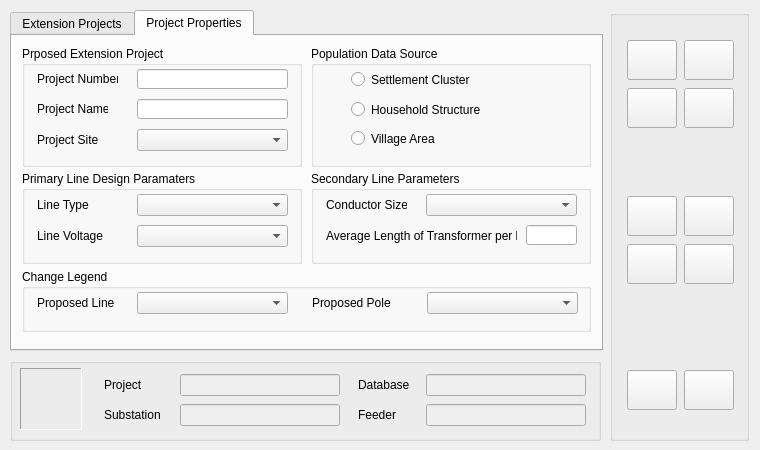
<?xml version="1.0" encoding="UTF-8"?>
<ui version="4.0">
 <class>frmFinance</class>
 <widget class="QMainWindow" name="frmFinance">
  <property name="geometry">
   <rect>
    <x>0</x>
    <y>0</y>
    <width>760</width>
    <height>450</height>
   </rect>
  </property>
  <property name="sizePolicy">
   <sizepolicy hsizetype="Fixed" vsizetype="Fixed">
    <horstretch>0</horstretch>
    <verstretch>0</verstretch>
   </sizepolicy>
  </property>
  <property name="minimumSize">
   <size>
    <width>760</width>
    <height>450</height>
   </size>
  </property>
  <property name="maximumSize">
   <size>
    <width>760</width>
    <height>450</height>
   </size>
  </property>
  <property name="windowTitle">
   <string>Financial Analysis</string>
  </property>
  <property name="windowIcon">
   <iconset resource="../Resources/FormIcons/resources.qrc">
    <normaloff>:/plugins/ElectricSystems/Resources/FormIcons/formfinance.png</normaloff>:/plugins/ElectricSystems/Resources/FormIcons/formfinance.png</iconset>
  </property>
  <property name="windowOpacity">
   <double>1.000000000000000</double>
  </property>
  <widget class="QWidget" name="centralwidget">
   <widget class="QGroupBox" name="groupBox">
    <property name="geometry">
     <rect>
      <x>10</x>
      <y>358</y>
      <width>591</width>
      <height>83</height>
     </rect>
    </property>
    <property name="title">
     <string/>
    </property>
    <widget class="QLabel" name="label">
     <property name="geometry">
      <rect>
       <x>94</x>
       <y>19</y>
       <width>71</width>
       <height>16</height>
      </rect>
     </property>
     <property name="text">
      <string>Project</string>
     </property>
    </widget>
    <widget class="QLineEdit" name="txtPro">
     <property name="enabled">
      <bool>false</bool>
     </property>
     <property name="geometry">
      <rect>
       <x>170</x>
       <y>16</y>
       <width>160</width>
       <height>22</height>
      </rect>
     </property>
     <property name="toolTip">
      <string/>
     </property>
    </widget>
    <widget class="QLabel" name="label_2">
     <property name="geometry">
      <rect>
       <x>348</x>
       <y>19</y>
       <width>51</width>
       <height>16</height>
      </rect>
     </property>
     <property name="text">
      <string>Database</string>
     </property>
    </widget>
    <widget class="QLabel" name="label_3">
     <property name="geometry">
      <rect>
       <x>94</x>
       <y>49</y>
       <width>71</width>
       <height>16</height>
      </rect>
     </property>
     <property name="text">
      <string>Substation</string>
     </property>
    </widget>
    <widget class="QLabel" name="label_4">
     <property name="geometry">
      <rect>
       <x>348</x>
       <y>49</y>
       <width>51</width>
       <height>16</height>
      </rect>
     </property>
     <property name="text">
      <string>Feeder</string>
     </property>
    </widget>
    <widget class="QLineEdit" name="txtSub">
     <property name="enabled">
      <bool>false</bool>
     </property>
     <property name="geometry">
      <rect>
       <x>170</x>
       <y>46</y>
       <width>160</width>
       <height>22</height>
      </rect>
     </property>
     <property name="toolTip">
      <string/>
     </property>
    </widget>
    <widget class="QLineEdit" name="txtPBS">
     <property name="enabled">
      <bool>false</bool>
     </property>
     <property name="geometry">
      <rect>
       <x>416</x>
       <y>16</y>
       <width>160</width>
       <height>22</height>
      </rect>
     </property>
     <property name="toolTip">
      <string/>
     </property>
    </widget>
    <widget class="QLineEdit" name="txtFed">
     <property name="enabled">
      <bool>false</bool>
     </property>
     <property name="geometry">
      <rect>
       <x>416</x>
       <y>46</y>
       <width>160</width>
       <height>22</height>
      </rect>
     </property>
     <property name="toolTip">
      <string/>
     </property>
    </widget>
    <widget class="QFrame" name="frame">
     <property name="geometry">
      <rect>
       <x>10</x>
       <y>10</y>
       <width>62</width>
       <height>62</height>
      </rect>
     </property>
     <property name="styleSheet">
      <string notr="true">image: url(:/plugins/ElectricSystems/Resources/FormIcons/basicnreca.png);</string>
     </property>
     <property name="frameShape">
      <enum>QFrame::Panel</enum>
     </property>
     <property name="frameShadow">
      <enum>QFrame::Sunken</enum>
     </property>
    </widget>
   </widget>
   <widget class="QGroupBox" name="groupBox_2">
    <property name="geometry">
     <rect>
      <x>610</x>
      <y>10</y>
      <width>139</width>
      <height>431</height>
     </rect>
    </property>
    <property name="title">
     <string/>
    </property>
    <widget class="QPushButton" name="cmdInputTable">
     <property name="geometry">
      <rect>
       <x>17</x>
       <y>30</y>
       <width>50</width>
       <height>40</height>
      </rect>
     </property>
     <property name="toolTip">
      <string>Open Input Tables</string>
     </property>
     <property name="text">
      <string/>
     </property>
     <property name="icon">
      <iconset resource="../Resources/FormIcons/resources.qrc">
       <normaloff>:/plugins/ElectricSystems/Resources/FormIcons/maptable.png</normaloff>:/plugins/ElectricSystems/Resources/FormIcons/maptable.png</iconset>
     </property>
     <property name="iconSize">
      <size>
       <width>32</width>
       <height>32</height>
      </size>
     </property>
    </widget>
    <widget class="QPushButton" name="cmdCreatePro">
     <property name="geometry">
      <rect>
       <x>74</x>
       <y>30</y>
       <width>50</width>
       <height>40</height>
      </rect>
     </property>
     <property name="toolTip">
      <string>Create New Extension Project</string>
     </property>
     <property name="text">
      <string/>
     </property>
     <property name="icon">
      <iconset resource="../Resources/FormIcons/resources.qrc">
       <normaloff>:/plugins/ElectricSystems/Resources/FormIcons/mapedit.png</normaloff>:/plugins/ElectricSystems/Resources/FormIcons/mapedit.png</iconset>
     </property>
     <property name="iconSize">
      <size>
       <width>32</width>
       <height>32</height>
      </size>
     </property>
    </widget>
    <widget class="QPushButton" name="cmdAddPro">
     <property name="geometry">
      <rect>
       <x>17</x>
       <y>78</y>
       <width>50</width>
       <height>40</height>
      </rect>
     </property>
     <property name="toolTip">
      <string>Add Expansion Project to Map</string>
     </property>
     <property name="text">
      <string/>
     </property>
     <property name="icon">
      <iconset resource="../Resources/FormIcons/resources.qrc">
       <normaloff>:/plugins/ElectricSystems/Resources/FormIcons/mapadd.png</normaloff>:/plugins/ElectricSystems/Resources/FormIcons/mapadd.png</iconset>
     </property>
     <property name="iconSize">
      <size>
       <width>32</width>
       <height>32</height>
      </size>
     </property>
    </widget>
    <widget class="QPushButton" name="cmdDelPro">
     <property name="geometry">
      <rect>
       <x>74</x>
       <y>78</y>
       <width>50</width>
       <height>40</height>
      </rect>
     </property>
     <property name="toolTip">
      <string>Delete Expension Project from Map</string>
     </property>
     <property name="text">
      <string/>
     </property>
     <property name="icon">
      <iconset resource="../Resources/FormIcons/resources.qrc">
       <normaloff>:/plugins/ElectricSystems/Resources/FormIcons/mapdelete.png</normaloff>:/plugins/ElectricSystems/Resources/FormIcons/mapdelete.png</iconset>
     </property>
     <property name="iconSize">
      <size>
       <width>32</width>
       <height>32</height>
      </size>
     </property>
    </widget>
    <widget class="QPushButton" name="cmdCalCon">
     <property name="geometry">
      <rect>
       <x>17</x>
       <y>186</y>
       <width>50</width>
       <height>40</height>
      </rect>
     </property>
     <property name="toolTip">
      <string>Calculate Project Construction Cost</string>
     </property>
     <property name="text">
      <string/>
     </property>
     <property name="icon">
      <iconset resource="../Resources/FormIcons/resources.qrc">
       <normaloff>:/plugins/ElectricSystems/Resources/FormIcons/mapcons.png</normaloff>:/plugins/ElectricSystems/Resources/FormIcons/mapcons.png</iconset>
     </property>
     <property name="iconSize">
      <size>
       <width>32</width>
       <height>32</height>
      </size>
     </property>
    </widget>
    <widget class="QPushButton" name="cmdRepCon">
     <property name="geometry">
      <rect>
       <x>74</x>
       <y>186</y>
       <width>50</width>
       <height>40</height>
      </rect>
     </property>
     <property name="toolTip">
      <string>View Project Construction Report</string>
     </property>
     <property name="text">
      <string/>
     </property>
     <property name="icon">
      <iconset resource="../Resources/FormIcons/resources.qrc">
       <normaloff>:/plugins/ElectricSystems/Resources/FormIcons/reportconstruction.png</normaloff>:/plugins/ElectricSystems/Resources/FormIcons/reportconstruction.png</iconset>
     </property>
     <property name="iconSize">
      <size>
       <width>32</width>
       <height>32</height>
      </size>
     </property>
    </widget>
    <widget class="QPushButton" name="cmdCalFin">
     <property name="geometry">
      <rect>
       <x>17</x>
       <y>234</y>
       <width>50</width>
       <height>40</height>
      </rect>
     </property>
     <property name="toolTip">
      <string>Perform Cash Flow Analysis</string>
     </property>
     <property name="text">
      <string/>
     </property>
     <property name="icon">
      <iconset resource="../Resources/FormIcons/resources.qrc">
       <normaloff>:/plugins/ElectricSystems/Resources/FormIcons/mapfinancial.png</normaloff>:/plugins/ElectricSystems/Resources/FormIcons/mapfinancial.png</iconset>
     </property>
     <property name="iconSize">
      <size>
       <width>32</width>
       <height>32</height>
      </size>
     </property>
    </widget>
    <widget class="QPushButton" name="cmdRepFin">
     <property name="geometry">
      <rect>
       <x>74</x>
       <y>234</y>
       <width>50</width>
       <height>40</height>
      </rect>
     </property>
     <property name="toolTip">
      <string>Show Cash Flow Report</string>
     </property>
     <property name="text">
      <string/>
     </property>
     <property name="icon">
      <iconset resource="../Resources/FormIcons/resources.qrc">
       <normaloff>:/plugins/ElectricSystems/Resources/FormIcons/reportfinance.png</normaloff>:/plugins/ElectricSystems/Resources/FormIcons/reportfinance.png</iconset>
     </property>
     <property name="iconSize">
      <size>
       <width>32</width>
       <height>32</height>
      </size>
     </property>
    </widget>
    <widget class="QPushButton" name="cmdHelp">
     <property name="geometry">
      <rect>
       <x>17</x>
       <y>360</y>
       <width>50</width>
       <height>40</height>
      </rect>
     </property>
     <property name="toolTip">
      <string>Help</string>
     </property>
     <property name="text">
      <string/>
     </property>
     <property name="icon">
      <iconset resource="../Resources/FormIcons/resources.qrc">
       <normaloff>:/plugins/ElectricSystems/Resources/FormIcons/basichelp.png</normaloff>:/plugins/ElectricSystems/Resources/FormIcons/basichelp.png</iconset>
     </property>
     <property name="iconSize">
      <size>
       <width>32</width>
       <height>32</height>
      </size>
     </property>
    </widget>
    <widget class="QPushButton" name="cmdClose">
     <property name="geometry">
      <rect>
       <x>74</x>
       <y>360</y>
       <width>50</width>
       <height>40</height>
      </rect>
     </property>
     <property name="toolTip">
      <string>Close</string>
     </property>
     <property name="text">
      <string/>
     </property>
     <property name="icon">
      <iconset resource="../Resources/FormIcons/resources.qrc">
       <normaloff>:/plugins/ElectricSystems/Resources/FormIcons/basicexit.png</normaloff>:/plugins/ElectricSystems/Resources/FormIcons/basicexit.png</iconset>
     </property>
     <property name="iconSize">
      <size>
       <width>32</width>
       <height>32</height>
      </size>
     </property>
    </widget>
   </widget>
   <widget class="QTabWidget" name="tabWidget">
    <property name="geometry">
     <rect>
      <x>10</x>
      <y>10</y>
      <width>593</width>
      <height>341</height>
     </rect>
    </property>
    <property name="styleSheet">
     <string notr="true"/>
    </property>
    <property name="tabShape">
     <enum>QTabWidget::Rounded</enum>
    </property>
    <property name="currentIndex">
     <number>1</number>
    </property>
    <property name="iconSize">
     <size>
      <width>24</width>
      <height>24</height>
     </size>
    </property>
    <widget class="QWidget" name="tabExtProjects">
     <attribute name="icon">
      <iconset resource="../Resources/FormIcons/resources.qrc">
       <normaloff>:/plugins/ElectricSystems/Resources/FormIcons/finextension.png</normaloff>:/plugins/ElectricSystems/Resources/FormIcons/finextension.png</iconset>
     </attribute>
     <attribute name="title">
      <string>Extension Projects</string>
     </attribute>
     <widget class="QTableView" name="tableView">
      <property name="geometry">
       <rect>
        <x>5</x>
        <y>5</y>
        <width>578</width>
        <height>295</height>
       </rect>
      </property>
      <property name="frameShape">
       <enum>QFrame::StyledPanel</enum>
      </property>
      <property name="frameShadow">
       <enum>QFrame::Plain</enum>
      </property>
     </widget>
    </widget>
    <widget class="QWidget" name="tabProProperties">
     <attribute name="icon">
      <iconset resource="../Resources/FormIcons/resources.qrc">
       <normaloff>:/plugins/ElectricSystems/Resources/FormIcons/finproperties.png</normaloff>:/plugins/ElectricSystems/Resources/FormIcons/finproperties.png</iconset>
     </attribute>
     <attribute name="title">
      <string>Project Properties</string>
     </attribute>
     <widget class="QGroupBox" name="groupBox_3">
      <property name="geometry">
       <rect>
        <x>10</x>
        <y>10</y>
        <width>280</width>
        <height>121</height>
       </rect>
      </property>
      <property name="title">
       <string>Prposed Extension Project</string>
      </property>
      <property name="flat">
       <bool>false</bool>
      </property>
      <widget class="QLabel" name="label_5">
       <property name="geometry">
        <rect>
         <x>15</x>
         <y>25</y>
         <width>81</width>
         <height>16</height>
        </rect>
       </property>
       <property name="text">
        <string>Project Number</string>
       </property>
      </widget>
      <widget class="QLabel" name="label_6">
       <property name="geometry">
        <rect>
         <x>15</x>
         <y>55</y>
         <width>71</width>
         <height>16</height>
        </rect>
       </property>
       <property name="text">
        <string>Project Name</string>
       </property>
      </widget>
      <widget class="QLineEdit" name="txtProNum">
       <property name="geometry">
        <rect>
         <x>115</x>
         <y>23</y>
         <width>151</width>
         <height>20</height>
        </rect>
       </property>
       <property name="toolTip">
        <string>Enter Extension Project Number</string>
       </property>
      </widget>
      <widget class="QLineEdit" name="txtProName">
       <property name="geometry">
        <rect>
         <x>115</x>
         <y>53</y>
         <width>151</width>
         <height>20</height>
        </rect>
       </property>
       <property name="toolTip">
        <string>Enter Extension Project Name</string>
       </property>
      </widget>
      <widget class="QLabel" name="label_7">
       <property name="geometry">
        <rect>
         <x>15</x>
         <y>86</y>
         <width>81</width>
         <height>16</height>
        </rect>
       </property>
       <property name="text">
        <string>Project Site</string>
       </property>
      </widget>
      <widget class="QComboBox" name="cmbProSite">
       <property name="geometry">
        <rect>
         <x>115</x>
         <y>83</y>
         <width>151</width>
         <height>22</height>
        </rect>
       </property>
      </widget>
     </widget>
     <widget class="QGroupBox" name="groupBox_4">
      <property name="geometry">
       <rect>
        <x>299</x>
        <y>10</y>
        <width>280</width>
        <height>121</height>
       </rect>
      </property>
      <property name="title">
       <string>Population Data Source</string>
      </property>
      <widget class="QRadioButton" name="radSet">
       <property name="geometry">
        <rect>
         <x>40</x>
         <y>25</y>
         <width>151</width>
         <height>17</height>
        </rect>
       </property>
       <property name="text">
        <string>Settlement Cluster</string>
       </property>
      </widget>
      <widget class="QRadioButton" name="radStr">
       <property name="geometry">
        <rect>
         <x>40</x>
         <y>55</y>
         <width>151</width>
         <height>17</height>
        </rect>
       </property>
       <property name="text">
        <string>Household Structure</string>
       </property>
      </widget>
      <widget class="QRadioButton" name="radVil">
       <property name="geometry">
        <rect>
         <x>40</x>
         <y>84</y>
         <width>151</width>
         <height>17</height>
        </rect>
       </property>
       <property name="text">
        <string>Village Area</string>
       </property>
      </widget>
     </widget>
     <widget class="QGroupBox" name="groupBox_5">
      <property name="geometry">
       <rect>
        <x>10</x>
        <y>135</y>
        <width>280</width>
        <height>93</height>
       </rect>
      </property>
      <property name="title">
       <string>Primary Line Design Paramaters</string>
      </property>
      <widget class="QLabel" name="label_8">
       <property name="geometry">
        <rect>
         <x>15</x>
         <y>26</y>
         <width>81</width>
         <height>16</height>
        </rect>
       </property>
       <property name="text">
        <string>Line Type</string>
       </property>
      </widget>
      <widget class="QComboBox" name="cmbPrLineType">
       <property name="geometry">
        <rect>
         <x>115</x>
         <y>23</y>
         <width>151</width>
         <height>22</height>
        </rect>
       </property>
       <property name="toolTip">
        <string>Select Primary Line Type</string>
       </property>
      </widget>
      <widget class="QComboBox" name="cmbPrLineVolt">
       <property name="geometry">
        <rect>
         <x>115</x>
         <y>54</y>
         <width>151</width>
         <height>22</height>
        </rect>
       </property>
       <property name="toolTip">
        <string>Select Primary Line Voltage</string>
       </property>
      </widget>
      <widget class="QLabel" name="label_9">
       <property name="geometry">
        <rect>
         <x>15</x>
         <y>57</y>
         <width>81</width>
         <height>16</height>
        </rect>
       </property>
       <property name="text">
        <string>Line Voltage</string>
       </property>
      </widget>
     </widget>
     <widget class="QGroupBox" name="groupBox_6">
      <property name="geometry">
       <rect>
        <x>299</x>
        <y>135</y>
        <width>280</width>
        <height>93</height>
       </rect>
      </property>
      <property name="title">
       <string>Secondary Line Parameters</string>
      </property>
      <widget class="QLabel" name="label_10">
       <property name="geometry">
        <rect>
         <x>15</x>
         <y>26</y>
         <width>81</width>
         <height>16</height>
        </rect>
       </property>
       <property name="text">
        <string>Conductor Size</string>
       </property>
      </widget>
      <widget class="QComboBox" name="cmbScConSize">
       <property name="geometry">
        <rect>
         <x>115</x>
         <y>23</y>
         <width>151</width>
         <height>22</height>
        </rect>
       </property>
       <property name="toolTip">
        <string>Select Secondary Conductor Size</string>
       </property>
      </widget>
      <widget class="QLineEdit" name="txtAvgTrLen">
       <property name="geometry">
        <rect>
         <x>215</x>
         <y>54</y>
         <width>51</width>
         <height>20</height>
        </rect>
       </property>
       <property name="toolTip">
        <string>Enter Average Length in km per Transformer</string>
       </property>
      </widget>
      <widget class="QLabel" name="label_11">
       <property name="geometry">
        <rect>
         <x>15</x>
         <y>57</y>
         <width>191</width>
         <height>16</height>
        </rect>
       </property>
       <property name="text">
        <string>Average Length of Transformer per km</string>
       </property>
      </widget>
     </widget>
     <widget class="QGroupBox" name="groupBox_7">
      <property name="geometry">
       <rect>
        <x>10</x>
        <y>233</y>
        <width>569</width>
        <height>63</height>
       </rect>
      </property>
      <property name="title">
       <string>Change Legend</string>
      </property>
      <widget class="QLabel" name="label_12">
       <property name="geometry">
        <rect>
         <x>15</x>
         <y>26</y>
         <width>81</width>
         <height>16</height>
        </rect>
       </property>
       <property name="text">
        <string>Proposed Line</string>
       </property>
      </widget>
      <widget class="QComboBox" name="cmbLegLine">
       <property name="geometry">
        <rect>
         <x>115</x>
         <y>23</y>
         <width>151</width>
         <height>22</height>
        </rect>
       </property>
       <property name="toolTip">
        <string>Select Legend for Proposed Line</string>
       </property>
      </widget>
      <widget class="QComboBox" name="cmbLegPole">
       <property name="geometry">
        <rect>
         <x>405</x>
         <y>23</y>
         <width>151</width>
         <height>22</height>
        </rect>
       </property>
       <property name="toolTip">
        <string>Select Legend for Proposed Pole</string>
       </property>
      </widget>
      <widget class="QLabel" name="label_13">
       <property name="geometry">
        <rect>
         <x>290</x>
         <y>26</y>
         <width>81</width>
         <height>16</height>
        </rect>
       </property>
       <property name="text">
        <string>Proposed Pole</string>
       </property>
      </widget>
     </widget>
    </widget>
   </widget>
  </widget>
 </widget>
 <resources>
  <include location="../Resources/FormIcons/resources.qrc"/>
 </resources>
 <connections/>
</ui>
